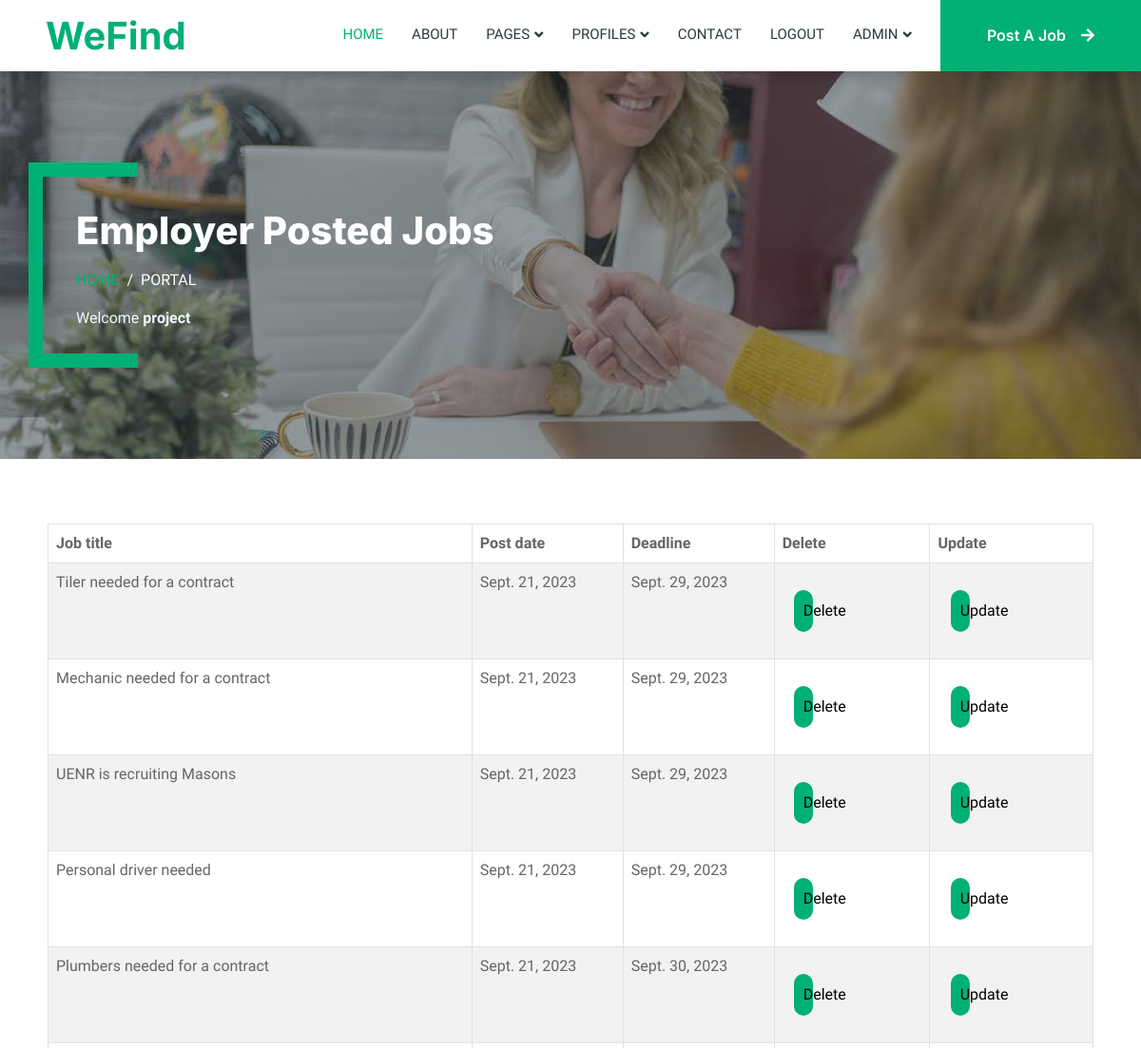
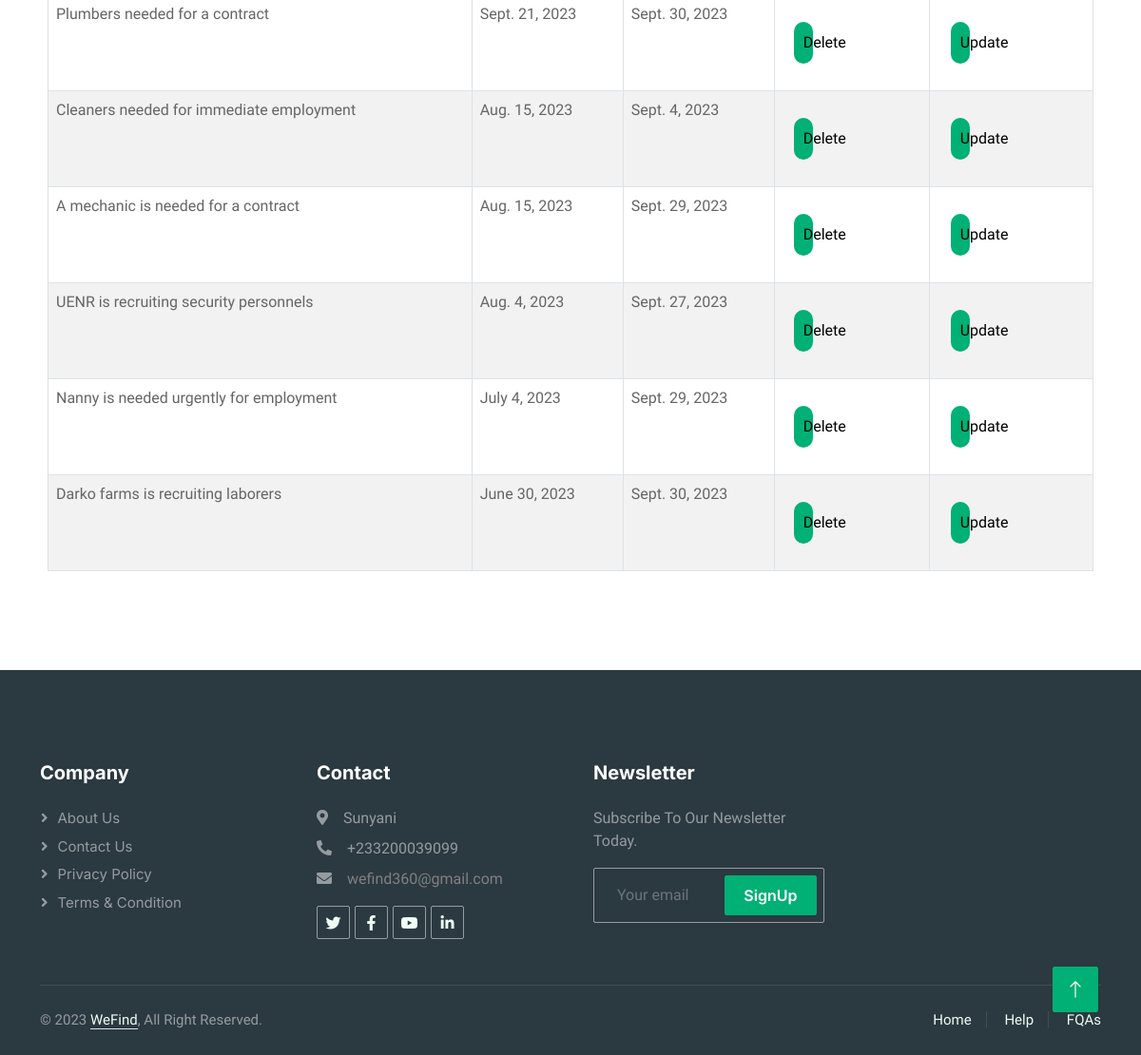
Page /employer_job_post/ (signed in) on the committed database (2 pictures, top to bottom).
### portal/models.py (models this page shows, shortened)
class User(AbstractUser):
    is_employer = models.BooleanField('Is Employer', default=False)
    is_employee = models.BooleanField('Is Employee', default=False)
    REGIONS_CHOICES = [
    ('Ashanti', 'Ashanti Region'),
    ('Brong', 'Brong Region'),
    ('Central', 'Central Region '),
    ('Eastern', 'Eastern Region '),
    ('Greater_Accra', 'Greater Accra Region'),
    ('Northern', 'Northern Region '),
    ('Savannah', 'Savannah Region '),
    ('North_east', 'North-East Region '),
    ('Upper_east', 'Upper East Region '),
    ('Bono_east', 'Bono East Region '),
    ('Ahafo', 'Ahafo Region '),
    ('Oti', 'Oti Region '),
    ('Volta', 'Volta Region'),
    ('Western', 'Western Region'),
    ('Western_north', 'Western North Region'),
    ('Upper_west', 'Upper West Region '),
]
    region = models.CharField(max_length=20, choices=REGIONS_CHOICES)

class post_job(models.Model):
    job_title = models.CharField(max_length=800)
    user = models.ForeignKey(User, on_delete=models.CASCADE)
    job_description = RichTextField()
    responsibilities = RichTextField()
    qualifications = RichTextField()
    REGIONS_CHOICES = [
    ('Ashanti', 'Ashanti Region'),
    ('Brong', 'Brong Region'),
    ('Central', 'Central Region '),
    ('Eastern', 'Eastern Region '),
    ('Greater_Accra', 'Greater Accra Region'),
    ('Northern', 'Northern Region '),
    ('Savannah', 'Savannah Region '),
    ('North_east', 'North-East Region '),
    ('Upper_east', 'Upper East Region '),
    ('Bono_east', 'Bono East Region '),
    ('Ahafo', 'Ahafo Region '),
    ('Oti', 'Oti Region '),
    ('Volta', 'Volta Region'),
    ('Western', 'Western Region'),
    ('Western_north', 'Western North Region'),
    ('Upper_west', 'Upper West Region '),
]
    GENDER = [
        ('Male', 'Male'),
        ('Female', 'Female'),
        ('Any', 'Any'),
    ]
    sex = models.CharField(max_length=20, choices=GENDER)
    time = models.ForeignKey(job_time, on_delete=models.CASCADE)
    location = models.CharField(max_length=500)
    region = models.CharField(max_length=20, choices=REGIONS_CHOICES)
    deadline = models.DateTimeField()
    post_date = models.DateTimeField(auto_now_add=True, auto_created=True)
    job_for = models.ForeignKey(sectioned, on_delete=models.CASCADE)
    company_name = models.CharField(max_length=600)
    company_address = models.CharField(max_length=600)
    company_email = models.EmailField(max_length=600)
    company_number = models.IntegerField()
    company_image = models.ImageField(upload_to="images/", null=True, blank=True)
    category = models.ForeignKey(Category, on_delete=models.CASCADE)
    approved = models.BooleanField('Approved', default=False)
    view_count = models.PositiveIntegerField(default=0)

### portal/views.py (the view)
# urls.py: path('employer_job_post/', views.employer_job_post, name='employer_job_post'),
def employer_job_post(request, post_id=None):
    if request.method == 'POST':
        if 'delete' in request.POST:
            job_post = get_object_or_404(post_job, id=post_id)
            job_post.delete()
        elif 'update' in request.POST:
            pass
        return redirect('employer_job_post')
    else:
        job_posts = post_job.objects.filter(user=request.user).order_by('-post_date')
        return render(request, 'employer_job_post.html', {'job_posts': job_posts})

### portal/templates/employer_job_post.html (shortened to what this page needs)
{% extends 'base.html' %}
{% load static %}
{% block content %}
        <div class="container-xxl py-5 bg-dark page-header mb-5">
            <div class="container my-5 pt-5 pb-4">
                <h3 class="display-6 text-white mb-3 animated slideInDown">Employer Posted Jobs</h3>
                <nav aria-label="breadcrumb">
                    <ol class="breadcrumb text-uppercase">
                        <li class="breadcrumb-item"><a href="{% url 'index' %}">Home</a></li>
                        <li class="breadcrumb-item text-white active" aria-current="page">Portal</li>
                    </ol>
                    <p style="color: aliceblue;">Welcome <b>{{user}} </b></p>
                </nav>
            </div>
        </div>
        <div class="container" style="padding: 20px 20px 40px 20px;">
            <table class="table table-striped table-bordered table-hover">
              <thead>
                <tr>
                  <th scope="col">Job title</th>
                  <th scope="col">Post date</th>
                  <th scope="col">Deadline</th>
                  <th scope="col">Delete</th>
                  <th scope="col">Update</th>
                </tr>
              </thead>
              <tbody>
                {% for job_post in job_posts %}
                <tr>
                  <td>{{ job_post.job_title }}</td>
                  <td>{{ job_post.post_date.date }}</td>
                  <td>{{ job_post.deadline.date }}</td>
                  <td>
                    <form method="POST" action="{% url 'employer_job_post' job_post.id %}">
                      <button type="submit" name="delete" style="color: black; font-weight: 500;" >Delete</button>
                    </form>
                  </td>
                  <td>
                    <form method="POST" action="{% url 'update_job_post' job_post.id %}">
                      <button type="submit" style="color: black; font-weight: 500;" name="update">Update</button>
                    </form>
                  </td>
                </tr>
                {% endfor %}
              </tbody>
            </table>
          </div>
{% endblock %}

### portal/static/css/style.css (style rules this page uses)
:root { --primary: #00B074; --secondary: #2B9BFF; --light: #EFFDF5; --dark: #2B3940; }
.header-carousel .container, .page-header .container { position: relative; padding: 45px 0 45px 35px; border-left: 15px solid var(--primary); }
.header-carousel .container::before, .header-carousel .container::after, .page-header .container::before, .page-header .container::after { position: absolute; content: ""; top: 0; left: 0; width: 100px; height: 15px; background: var(--primary); }
.header-carousel .container::after, .page-header .container::after { top: 100%; margin-top: -15px; }
.page-header { background: linear-gradient(rgba(43, 57, 64, .5), rgba(43, 57, 64, .5)), url(../images/carousel-2.jpg) center center no-repeat; background-size: cover; }
.breadcrumb-item + .breadcrumb-item::before { color: var(--light); }
form { padding: 20px ; width: 30%; display: flex; flex-direction: column; justify-content: center; align-items: center; }
button { width: 40%; padding: 10px; outline: none; border-radius: 20px; background: var(--primary); border: none; color: white; }

### rows in the picture
User: username "project"
post_job: job_title "Tiler needed for a contract", post_date "Sept. 21, 2023", deadline "Sept. 29, 2023"
post_job: job_title "Mechanic needed for a contract", post_date "Sept. 21, 2023", deadline "Sept. 29, 2023"
post_job: job_title "UENR is recruiting Masons", post_date "Sept. 21, 2023", deadline "Sept. 29, 2023"
post_job: job_title "Personal driver needed", post_date "Sept. 21, 2023", deadline "Sept. 29, 2023"
post_job: job_title "Plumbers needed for a contract", post_date "Sept. 21, 2023", deadline "Sept. 30, 2023"
post_job: job_title "Plumbers needed for a contract", post_date "Sept. 21, 2023", deadline "Sept. 30, 2023"
post_job: job_title "Cleaners needed for immediate employment", post_date "Aug. 15, 2023", deadline "Sept. 4, 2023"
post_job: job_title "A mechanic is needed for a contract", post_date "Aug. 15, 2023", deadline "Sept. 29, 2023"
post_job: job_title "UENR is recruiting security personnels", post_date "Aug. 4, 2023", deadline "Sept. 27, 2023"
post_job: job_title "Nanny is needed urgently for employment", post_date "July 4, 2023", deadline "Sept. 29, 2023"
post_job: job_title "Darko farms is recruiting laborers", post_date "June 30, 2023", deadline "Sept. 30, 2023"
